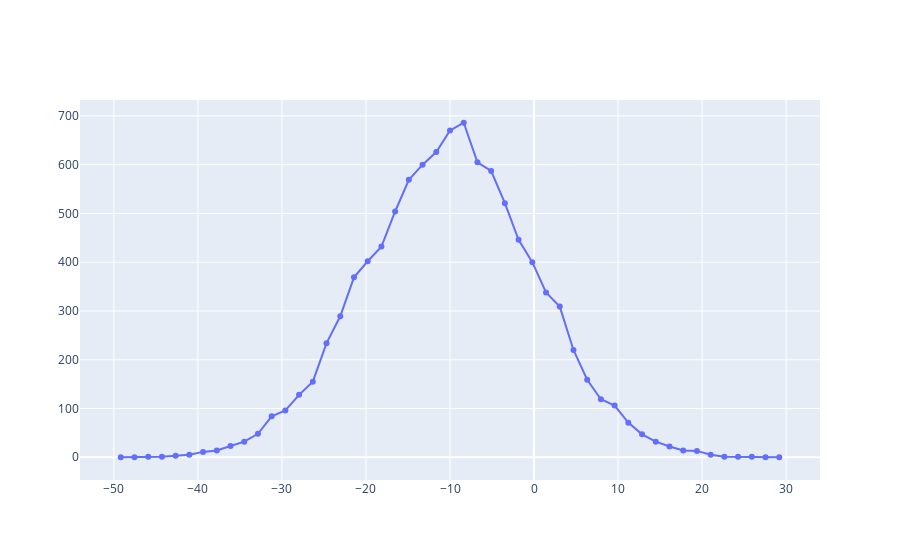

Write notebook code for a chart like this one.
### Code cell
# Method 1: Create bins and count frequencies manually
bins = np.linspace(-50, 30, 50)  # Create bins
counts, bin_edges = np.histogram(normal_distribution, bins=bins)
bin_centers = (bin_edges[:-1] + bin_edges[1:]) / 2  # Get bin centers

fig = go.Figure(
    data=[
        go.Scatter(
            x=bin_centers,  # X: the value ranges
            y=counts,       # Y: frequency of each range
            mode='lines+markers'
        )
    ]
)
fig.show()

### Figure 1 — Plotly figure (JSON) as saved in the notebook; plotly's stock layout.template omitted (floating-point values rounded to 4 significant figures)
{"data": [{"mode": "lines+markers", "type": "scatter", "x": [-49.18, -47.55, -45.92, -44.29, -42.65, -41.02, -39.39, -37.76, -36.12, -34.49, -32.86, -31.22, -29.59, -27.96, -26.33, -24.69, -23.06, -21.43, -19.8, -18.16, -16.53, -14.9, -13.27, -11.63, -10.0, -8.367, -6.735, -5.102, -3.469, -1.837, -0.2041, 1.429, 3.061, 4.694, 6.327, 7.959, 9.592, 11.22, 12.86, 14.49, 16.12, 17.76, 19.39, 21.02, 22.65, 24.29, 25.92, 27.55, 29.18], "y": [0, 0, 1, 1, 3, 5, 11, 14, 23, 32, 48, 84, 96, 128, 155, 234, 289, 369, 402, 432, 504, 569, 600, 626, 670, 686, 605, 587, 521, 446, 400, 338, 309, 220, 159, 119, 106, 71, 47, 32, 22, 14, 13, 5, 1, 1, 1, 0, 0]}], "layout": {}}
